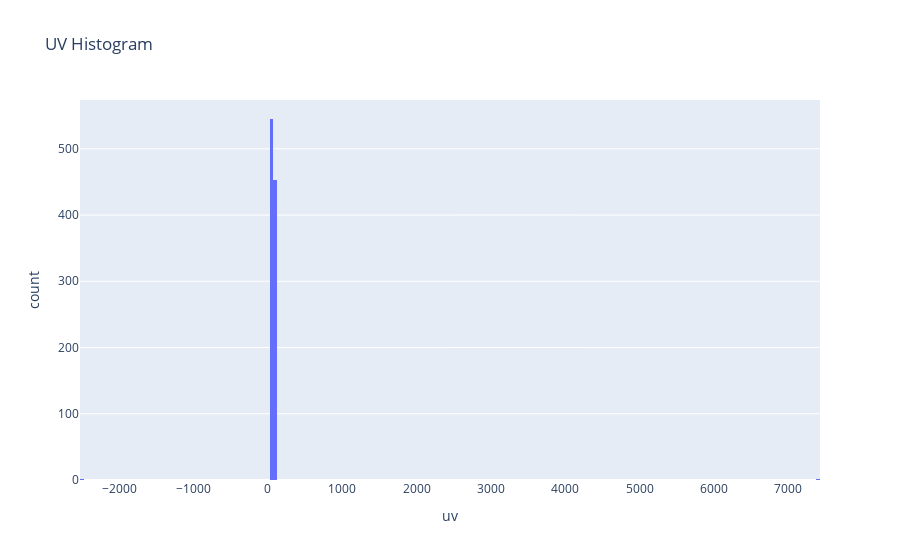
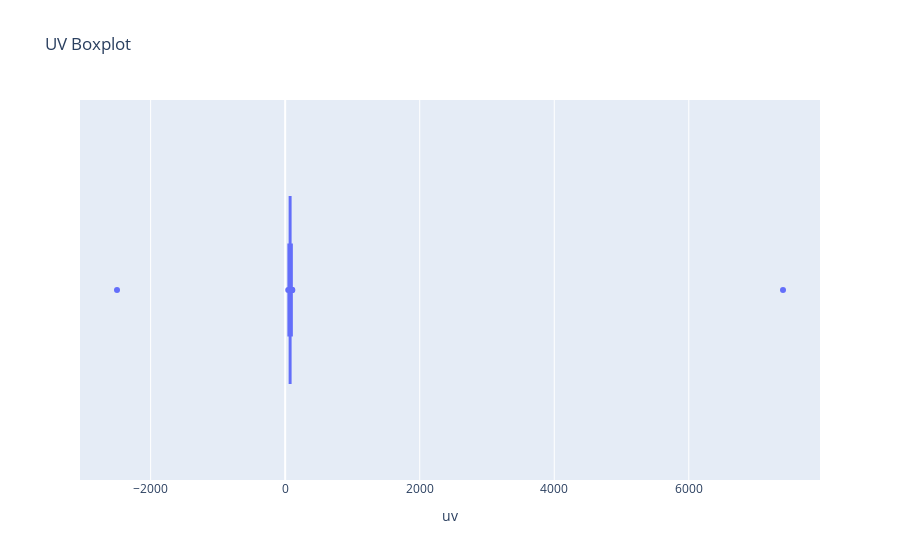

Write notebook code for charts like these, in order.
### Code cell
fig = px.histogram(df, x="uv", title="UV Histogram")
fig2 = px.box(df, x="uv", title="UV Boxplot")
fig.show()
fig2.show()

### Figure 1 — Plotly figure (JSON) as saved in the notebook; plotly's stock layout.template omitted (floating-point values rounded to 4 significant figures; data arrays with more than 128 entries replaced by an {"elided": "..."} marker saying what was removed)
{"data": [{"alignmentgroup": "True", "bingroup": "x", "hovertemplate": "uv=%{x}<br>count=%{y}<extra></extra>", "legendgroup": "", "marker": {"color": "#636efa", "pattern": {"shape": ""}}, "name": "", "offsetgroup": "", "orientation": "v", "showlegend": false, "type": "histogram", "x": {"elided": "1000 float values"}, "xaxis": "x", "yaxis": "y"}], "layout": {"barmode": "relative", "legend": {"tracegroupgap": 0}, "title": {"text": "UV Histogram"}, "xaxis": {"anchor": "y", "domain": [0, 1], "title": {"text": "uv"}}, "yaxis": {"anchor": "x", "domain": [0, 1], "title": {"text": "count"}}}}

### Figure 2 — Plotly figure (JSON) as saved in the notebook; plotly's stock layout.template omitted (floating-point values rounded to 4 significant figures; data arrays with more than 128 entries replaced by an {"elided": "..."} marker saying what was removed)
{"data": [{"alignmentgroup": "True", "hovertemplate": "uv=%{x}<extra></extra>", "legendgroup": "", "marker": {"color": "#636efa"}, "name": "", "notched": false, "offsetgroup": "", "orientation": "h", "showlegend": false, "type": "box", "x": {"elided": "1000 float values"}, "x0": " ", "xaxis": "x", "y0": " ", "yaxis": "y"}], "layout": {"boxmode": "group", "legend": {"tracegroupgap": 0}, "title": {"text": "UV Boxplot"}, "xaxis": {"anchor": "y", "domain": [0, 1], "title": {"text": "uv"}}, "yaxis": {"anchor": "x", "domain": [0, 1]}}}
